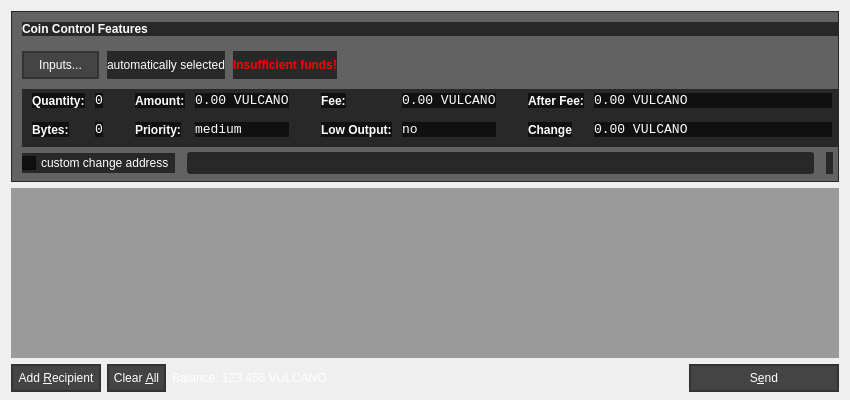
<?xml version="1.0" encoding="UTF-8"?>
<ui version="4.0">
 <class>SendCoinsDialog</class>
 <widget class="QDialog" name="SendCoinsDialog">
  <property name="geometry">
   <rect>
    <x>0</x>
    <y>0</y>
    <width>850</width>
    <height>400</height>
   </rect>
  </property>
  <property name="windowTitle">
   <string>Send Coins</string>
  </property>
  <property name="styleSheet">
   <string notr="true">QToolTip {color: white; border: 1px solid white; background-color: blue;}</string>
  </property>
  <layout class="QVBoxLayout" name="verticalLayout" stretch="0,1,0">
   <property name="bottomMargin">
    <number>8</number>
   </property>
   <item>
    <widget class="QFrame" name="frameCoinControl">
     <property name="sizePolicy">
      <sizepolicy hsizetype="Expanding" vsizetype="Expanding">
       <horstretch>0</horstretch>
       <verstretch>0</verstretch>
      </sizepolicy>
     </property>
     <property name="maximumSize">
      <size>
       <width>16777215</width>
       <height>16777215</height>
      </size>
     </property>
     <property name="styleSheet">
      <string notr="true">background: rgba(0, 0, 0, 150);</string>
     </property>
     <property name="frameShape">
      <enum>QFrame::StyledPanel</enum>
     </property>
     <property name="frameShadow">
      <enum>QFrame::Sunken</enum>
     </property>
     <layout class="QVBoxLayout" name="verticalLayoutCoinControl2">
      <property name="spacing">
       <number>7</number>
      </property>
      <property name="leftMargin">
       <number>0</number>
      </property>
      <property name="topMargin">
       <number>0</number>
      </property>
      <property name="rightMargin">
       <number>0</number>
      </property>
      <property name="bottomMargin">
       <number>6</number>
      </property>
      <item>
       <layout class="QVBoxLayout" name="verticalLayoutCoinControl" stretch="0,0,0,0,1">
        <property name="spacing">
         <number>0</number>
        </property>
        <property name="leftMargin">
         <number>10</number>
        </property>
        <property name="topMargin">
         <number>10</number>
        </property>
        <item>
         <layout class="QHBoxLayout" name="horizontalLayoutCoinControl1">
          <property name="bottomMargin">
           <number>15</number>
          </property>
          <item>
           <widget class="QLabel" name="labelCoinControlFeatures">
            <property name="sizePolicy">
             <sizepolicy hsizetype="Preferred" vsizetype="Maximum">
              <horstretch>0</horstretch>
              <verstretch>0</verstretch>
             </sizepolicy>
            </property>
            <property name="font">
             <font>
              <weight>75</weight>
              <bold>true</bold>
             </font>
            </property>
            <property name="styleSheet">
             <string notr="true">font-weight:bold; color: white;</string>
            </property>
            <property name="text">
             <string>Coin Control Features</string>
            </property>
           </widget>
          </item>
         </layout>
        </item>
        <item>
         <layout class="QHBoxLayout" name="horizontalLayoutCoinControl2" stretch="0,0,0,0">
          <property name="spacing">
           <number>8</number>
          </property>
          <property name="bottomMargin">
           <number>10</number>
          </property>
          <item>
           <widget class="QPushButton" name="pushButtonCoinControl">
            <property name="styleSheet">
             <string notr="true">color: white;background-color: #444444; border: 2px solid #333333; padding: 5px 15px 5px 15px;
</string>
            </property>
            <property name="text">
             <string>Inputs...</string>
            </property>
           </widget>
          </item>
          <item>
           <widget class="QLabel" name="labelCoinControlAutomaticallySelected">
            <property name="styleSheet">
             <string notr="true">color: white;</string>
            </property>
            <property name="text">
             <string>automatically selected</string>
            </property>
            <property name="margin">
             <number>5</number>
            </property>
           </widget>
          </item>
          <item>
           <widget class="QLabel" name="labelCoinControlInsuffFunds">
            <property name="font">
             <font>
              <weight>75</weight>
              <bold>true</bold>
             </font>
            </property>
            <property name="styleSheet">
             <string notr="true">color:red;font-weight:bold;</string>
            </property>
            <property name="text">
             <string>Insufficient funds!</string>
            </property>
            <property name="margin">
             <number>5</number>
            </property>
           </widget>
          </item>
          <item>
           <spacer name="horizontalSpacerCoinControl">
            <property name="orientation">
             <enum>Qt::Horizontal</enum>
            </property>
            <property name="sizeHint" stdset="0">
             <size>
              <width>40</width>
              <height>1</height>
             </size>
            </property>
           </spacer>
          </item>
         </layout>
        </item>
        <item>
         <widget class="QWidget" name="widgetCoinControl" native="true">
          <property name="sizePolicy">
           <sizepolicy hsizetype="Preferred" vsizetype="Preferred">
            <horstretch>0</horstretch>
            <verstretch>0</verstretch>
           </sizepolicy>
          </property>
          <property name="minimumSize">
           <size>
            <width>0</width>
            <height>0</height>
           </size>
          </property>
          <property name="styleSheet">
           <string notr="true"/>
          </property>
          <layout class="QHBoxLayout" name="horizontalLayoutCoinControl5">
           <property name="leftMargin">
            <number>0</number>
           </property>
           <property name="topMargin">
            <number>0</number>
           </property>
           <property name="rightMargin">
            <number>0</number>
           </property>
           <property name="bottomMargin">
            <number>0</number>
           </property>
           <item>
            <layout class="QHBoxLayout" name="horizontalLayoutCoinControl3" stretch="0,0,0,1">
             <property name="spacing">
              <number>20</number>
             </property>
             <property name="topMargin">
              <number>0</number>
             </property>
             <property name="bottomMargin">
              <number>10</number>
             </property>
             <item>
              <layout class="QFormLayout" name="formLayoutCoinControl1">
               <property name="horizontalSpacing">
                <number>10</number>
               </property>
               <property name="verticalSpacing">
                <number>14</number>
               </property>
               <property name="leftMargin">
                <number>10</number>
               </property>
               <property name="topMargin">
                <number>4</number>
               </property>
               <property name="rightMargin">
                <number>6</number>
               </property>
               <item row="0" column="0">
                <widget class="QLabel" name="labelCoinControlQuantityText">
                 <property name="styleSheet">
                  <string notr="true">font-weight:bold; color: white;</string>
                 </property>
                 <property name="text">
                  <string>Quantity:</string>
                 </property>
                 <property name="margin">
                  <number>0</number>
                 </property>
                </widget>
               </item>
               <item row="0" column="1">
                <widget class="QLabel" name="labelCoinControlQuantity">
                 <property name="font">
                  <font>
                   <family>Monospace</family>
                   <pointsize>10</pointsize>
                  </font>
                 </property>
                 <property name="cursor">
                  <cursorShape>IBeamCursor</cursorShape>
                 </property>
                 <property name="contextMenuPolicy">
                  <enum>Qt::ActionsContextMenu</enum>
                 </property>
                 <property name="styleSheet">
                  <string notr="true">color: white;</string>
                 </property>
                 <property name="text">
                  <string>0</string>
                 </property>
                 <property name="margin">
                  <number>0</number>
                 </property>
                 <property name="textInteractionFlags">
                  <set>Qt::LinksAccessibleByMouse|Qt::TextSelectableByKeyboard|Qt::TextSelectableByMouse</set>
                 </property>
                </widget>
               </item>
               <item row="1" column="0">
                <widget class="QLabel" name="labelCoinControlBytesText">
                 <property name="styleSheet">
                  <string notr="true">font-weight:bold; color: white;</string>
                 </property>
                 <property name="text">
                  <string>Bytes:</string>
                 </property>
                </widget>
               </item>
               <item row="1" column="1">
                <widget class="QLabel" name="labelCoinControlBytes">
                 <property name="font">
                  <font>
                   <family>Monospace</family>
                   <pointsize>10</pointsize>
                  </font>
                 </property>
                 <property name="cursor">
                  <cursorShape>IBeamCursor</cursorShape>
                 </property>
                 <property name="contextMenuPolicy">
                  <enum>Qt::ActionsContextMenu</enum>
                 </property>
                 <property name="styleSheet">
                  <string notr="true">color: white;</string>
                 </property>
                 <property name="text">
                  <string>0</string>
                 </property>
                 <property name="textInteractionFlags">
                  <set>Qt::LinksAccessibleByMouse|Qt::TextSelectableByKeyboard|Qt::TextSelectableByMouse</set>
                 </property>
                </widget>
               </item>
              </layout>
             </item>
             <item>
              <layout class="QFormLayout" name="formLayoutCoinControl2">
               <property name="horizontalSpacing">
                <number>10</number>
               </property>
               <property name="verticalSpacing">
                <number>14</number>
               </property>
               <property name="leftMargin">
                <number>6</number>
               </property>
               <property name="topMargin">
                <number>4</number>
               </property>
               <property name="rightMargin">
                <number>6</number>
               </property>
               <item row="0" column="0">
                <widget class="QLabel" name="labelCoinControlAmountText">
                 <property name="styleSheet">
                  <string notr="true">color: white;font-weight:bold;</string>
                 </property>
                 <property name="text">
                  <string>Amount:</string>
                 </property>
                 <property name="margin">
                  <number>0</number>
                 </property>
                </widget>
               </item>
               <item row="0" column="1">
                <widget class="QLabel" name="labelCoinControlAmount">
                 <property name="font">
                  <font>
                   <family>Monospace</family>
                   <pointsize>10</pointsize>
                  </font>
                 </property>
                 <property name="cursor">
                  <cursorShape>IBeamCursor</cursorShape>
                 </property>
                 <property name="contextMenuPolicy">
                  <enum>Qt::ActionsContextMenu</enum>
                 </property>
                 <property name="styleSheet">
                  <string notr="true">color: white;</string>
                 </property>
                 <property name="text">
                  <string>0.00 VULCANO</string>
                 </property>
                 <property name="textInteractionFlags">
                  <set>Qt::LinksAccessibleByMouse|Qt::TextSelectableByKeyboard|Qt::TextSelectableByMouse</set>
                 </property>
                </widget>
               </item>
               <item row="1" column="0">
                <widget class="QLabel" name="labelCoinControlPriorityText">
                 <property name="styleSheet">
                  <string notr="true">color: white;font-weight:bold;</string>
                 </property>
                 <property name="text">
                  <string>Priority:</string>
                 </property>
                </widget>
               </item>
               <item row="1" column="1">
                <widget class="QLabel" name="labelCoinControlPriority">
                 <property name="font">
                  <font>
                   <family>Monospace</family>
                   <pointsize>10</pointsize>
                  </font>
                 </property>
                 <property name="cursor">
                  <cursorShape>IBeamCursor</cursorShape>
                 </property>
                 <property name="contextMenuPolicy">
                  <enum>Qt::ActionsContextMenu</enum>
                 </property>
                 <property name="styleSheet">
                  <string notr="true">color: white;</string>
                 </property>
                 <property name="text">
                  <string>medium</string>
                 </property>
                 <property name="textInteractionFlags">
                  <set>Qt::LinksAccessibleByMouse|Qt::TextSelectableByKeyboard|Qt::TextSelectableByMouse</set>
                 </property>
                </widget>
               </item>
              </layout>
             </item>
             <item>
              <layout class="QFormLayout" name="formLayoutCoinControl3">
               <property name="horizontalSpacing">
                <number>10</number>
               </property>
               <property name="verticalSpacing">
                <number>14</number>
               </property>
               <property name="leftMargin">
                <number>6</number>
               </property>
               <property name="topMargin">
                <number>4</number>
               </property>
               <property name="rightMargin">
                <number>6</number>
               </property>
               <item row="0" column="0">
                <widget class="QLabel" name="labelCoinControlFeeText">
                 <property name="styleSheet">
                  <string notr="true">color: white;font-weight:bold;</string>
                 </property>
                 <property name="text">
                  <string>Fee:</string>
                 </property>
                 <property name="margin">
                  <number>0</number>
                 </property>
                </widget>
               </item>
               <item row="0" column="1">
                <widget class="QLabel" name="labelCoinControlFee">
                 <property name="font">
                  <font>
                   <family>Monospace</family>
                   <pointsize>10</pointsize>
                  </font>
                 </property>
                 <property name="cursor">
                  <cursorShape>IBeamCursor</cursorShape>
                 </property>
                 <property name="contextMenuPolicy">
                  <enum>Qt::ActionsContextMenu</enum>
                 </property>
                 <property name="styleSheet">
                  <string notr="true">color: white;</string>
                 </property>
                 <property name="text">
                  <string>0.00 VULCANO</string>
                 </property>
                 <property name="textInteractionFlags">
                  <set>Qt::LinksAccessibleByMouse|Qt::TextSelectableByKeyboard|Qt::TextSelectableByMouse</set>
                 </property>
                </widget>
               </item>
               <item row="1" column="0">
                <widget class="QLabel" name="labelCoinControlLowOutputText">
                 <property name="styleSheet">
                  <string notr="true">color: white;font-weight:bold;</string>
                 </property>
                 <property name="text">
                  <string>Low Output:</string>
                 </property>
                </widget>
               </item>
               <item row="1" column="1">
                <widget class="QLabel" name="labelCoinControlLowOutput">
                 <property name="font">
                  <font>
                   <family>Monospace</family>
                   <pointsize>10</pointsize>
                  </font>
                 </property>
                 <property name="cursor">
                  <cursorShape>IBeamCursor</cursorShape>
                 </property>
                 <property name="contextMenuPolicy">
                  <enum>Qt::ActionsContextMenu</enum>
                 </property>
                 <property name="styleSheet">
                  <string notr="true">color: white;</string>
                 </property>
                 <property name="text">
                  <string>no</string>
                 </property>
                 <property name="textInteractionFlags">
                  <set>Qt::LinksAccessibleByMouse|Qt::TextSelectableByKeyboard|Qt::TextSelectableByMouse</set>
                 </property>
                </widget>
               </item>
              </layout>
             </item>
             <item>
              <layout class="QFormLayout" name="formLayoutCoinControl4">
               <property name="horizontalSpacing">
                <number>10</number>
               </property>
               <property name="verticalSpacing">
                <number>14</number>
               </property>
               <property name="leftMargin">
                <number>6</number>
               </property>
               <property name="topMargin">
                <number>4</number>
               </property>
               <property name="rightMargin">
                <number>6</number>
               </property>
               <item row="0" column="0">
                <widget class="QLabel" name="labelCoinControlAfterFeeText">
                 <property name="styleSheet">
                  <string notr="true">color: white;font-weight:bold;</string>
                 </property>
                 <property name="text">
                  <string>After Fee:</string>
                 </property>
                 <property name="margin">
                  <number>0</number>
                 </property>
                </widget>
               </item>
               <item row="0" column="1">
                <widget class="QLabel" name="labelCoinControlAfterFee">
                 <property name="font">
                  <font>
                   <family>Monospace</family>
                   <pointsize>10</pointsize>
                  </font>
                 </property>
                 <property name="cursor">
                  <cursorShape>IBeamCursor</cursorShape>
                 </property>
                 <property name="contextMenuPolicy">
                  <enum>Qt::ActionsContextMenu</enum>
                 </property>
                 <property name="styleSheet">
                  <string notr="true">color: white;</string>
                 </property>
                 <property name="text">
                  <string>0.00 VULCANO</string>
                 </property>
                 <property name="textInteractionFlags">
                  <set>Qt::LinksAccessibleByMouse|Qt::TextSelectableByKeyboard|Qt::TextSelectableByMouse</set>
                 </property>
                </widget>
               </item>
               <item row="1" column="0">
                <widget class="QLabel" name="labelCoinControlChangeText">
                 <property name="styleSheet">
                  <string notr="true">color: white;font-weight:bold;</string>
                 </property>
                 <property name="text">
                  <string>Change</string>
                 </property>
                </widget>
               </item>
               <item row="1" column="1">
                <widget class="QLabel" name="labelCoinControlChange">
                 <property name="font">
                  <font>
                   <family>Monospace</family>
                   <pointsize>10</pointsize>
                  </font>
                 </property>
                 <property name="cursor">
                  <cursorShape>IBeamCursor</cursorShape>
                 </property>
                 <property name="contextMenuPolicy">
                  <enum>Qt::ActionsContextMenu</enum>
                 </property>
                 <property name="styleSheet">
                  <string notr="true">color: white;</string>
                 </property>
                 <property name="text">
                  <string>0.00 VULCANO</string>
                 </property>
                 <property name="textInteractionFlags">
                  <set>Qt::LinksAccessibleByMouse|Qt::TextSelectableByKeyboard|Qt::TextSelectableByMouse</set>
                 </property>
                </widget>
               </item>
              </layout>
             </item>
            </layout>
           </item>
          </layout>
         </widget>
        </item>
        <item>
         <layout class="QHBoxLayout" name="horizontalLayoutCoinControl4" stretch="0,0,0">
          <property name="spacing">
           <number>12</number>
          </property>
          <property name="sizeConstraint">
           <enum>QLayout::SetDefaultConstraint</enum>
          </property>
          <property name="topMargin">
           <number>5</number>
          </property>
          <property name="rightMargin">
           <number>5</number>
          </property>
          <item>
           <widget class="QCheckBox" name="checkBoxCoinControlChange">
            <property name="styleSheet">
             <string notr="true">color: white;</string>
            </property>
            <property name="text">
             <string>custom change address</string>
            </property>
           </widget>
          </item>
          <item>
           <widget class="QLineEdit" name="lineEditCoinControlChange">
            <property name="enabled">
             <bool>false</bool>
            </property>
            <property name="sizePolicy">
             <sizepolicy hsizetype="Expanding" vsizetype="Fixed">
              <horstretch>0</horstretch>
              <verstretch>0</verstretch>
             </sizepolicy>
            </property>
            <property name="styleSheet">
             <string notr="true">color: white;</string>
            </property>
           </widget>
          </item>
          <item>
           <widget class="QLabel" name="labelCoinControlChangeLabel">
            <property name="sizePolicy">
             <sizepolicy hsizetype="Preferred" vsizetype="Expanding">
              <horstretch>0</horstretch>
              <verstretch>0</verstretch>
             </sizepolicy>
            </property>
            <property name="minimumSize">
             <size>
              <width>0</width>
              <height>0</height>
             </size>
            </property>
            <property name="text">
             <string/>
            </property>
            <property name="margin">
             <number>3</number>
            </property>
           </widget>
          </item>
         </layout>
        </item>
        <item>
         <spacer name="verticalSpacerCoinControl">
          <property name="orientation">
           <enum>Qt::Vertical</enum>
          </property>
          <property name="sizeHint" stdset="0">
           <size>
            <width>800</width>
            <height>1</height>
           </size>
          </property>
         </spacer>
        </item>
       </layout>
      </item>
     </layout>
    </widget>
   </item>
   <item>
    <widget class="QScrollArea" name="scrollArea">
     <property name="styleSheet">
      <string notr="true">background: rgba(0, 0, 0, 50)</string>
     </property>
     <property name="widgetResizable">
      <bool>true</bool>
     </property>
     <widget class="QWidget" name="scrollAreaWidgetContents">
      <property name="geometry">
       <rect>
        <x>0</x>
        <y>0</y>
        <width>826</width>
        <height>136</height>
       </rect>
      </property>
      <layout class="QVBoxLayout" name="verticalLayout_2">
       <property name="leftMargin">
        <number>0</number>
       </property>
       <property name="topMargin">
        <number>0</number>
       </property>
       <property name="rightMargin">
        <number>0</number>
       </property>
       <property name="bottomMargin">
        <number>0</number>
       </property>
       <item>
        <layout class="QVBoxLayout" name="entries">
         <property name="spacing">
          <number>6</number>
         </property>
        </layout>
       </item>
       <item>
        <spacer name="verticalSpacer">
         <property name="orientation">
          <enum>Qt::Vertical</enum>
         </property>
         <property name="sizeHint" stdset="0">
          <size>
           <width>20</width>
           <height>40</height>
          </size>
         </property>
        </spacer>
       </item>
      </layout>
     </widget>
    </widget>
   </item>
   <item>
    <layout class="QHBoxLayout" name="horizontalLayout">
     <item>
      <widget class="QPushButton" name="addButton">
       <property name="toolTip">
        <string>Send to multiple recipients at once</string>
       </property>
       <property name="styleSheet">
        <string notr="true">color: white;background-color: #444444; border: 2px solid #333333; padding: 5px;
</string>
       </property>
       <property name="text">
        <string>Add &amp;Recipient</string>
       </property>
       <property name="icon">
        <iconset resource="../bitcoin.qrc">
         <normaloff>:/icons/add</normaloff>:/icons/add</iconset>
       </property>
       <property name="autoDefault">
        <bool>false</bool>
       </property>
      </widget>
     </item>
     <item>
      <widget class="QPushButton" name="clearButton">
       <property name="sizePolicy">
        <sizepolicy hsizetype="Minimum" vsizetype="Fixed">
         <horstretch>0</horstretch>
         <verstretch>0</verstretch>
        </sizepolicy>
       </property>
       <property name="toolTip">
        <string>Remove all transaction fields</string>
       </property>
       <property name="styleSheet">
        <string notr="true">color: white;background-color: #444444; border: 2px solid #333333; padding: 5px;
</string>
       </property>
       <property name="text">
        <string>Clear &amp;All</string>
       </property>
       <property name="icon">
        <iconset resource="../bitcoin.qrc">
         <normaloff>:/icons/remove</normaloff>:/icons/remove</iconset>
       </property>
       <property name="autoRepeatDelay">
        <number>300</number>
       </property>
       <property name="autoDefault">
        <bool>false</bool>
       </property>
      </widget>
     </item>
     <item>
      <layout class="QHBoxLayout" name="horizontalLayout_2">
       <property name="spacing">
        <number>3</number>
       </property>
       <item>
        <widget class="QLabel" name="label">
         <property name="sizePolicy">
          <sizepolicy hsizetype="Preferred" vsizetype="Fixed">
           <horstretch>0</horstretch>
           <verstretch>0</verstretch>
          </sizepolicy>
         </property>
         <property name="styleSheet">
          <string notr="true">color: white;</string>
         </property>
         <property name="text">
          <string>Balance:</string>
         </property>
        </widget>
       </item>
       <item>
        <widget class="QLabel" name="labelBalance">
         <property name="sizePolicy">
          <sizepolicy hsizetype="Preferred" vsizetype="Fixed">
           <horstretch>0</horstretch>
           <verstretch>0</verstretch>
          </sizepolicy>
         </property>
         <property name="cursor">
          <cursorShape>IBeamCursor</cursorShape>
         </property>
         <property name="styleSheet">
          <string notr="true">color: white;</string>
         </property>
         <property name="text">
          <string>123.456 VULCANO</string>
         </property>
         <property name="textInteractionFlags">
          <set>Qt::LinksAccessibleByMouse|Qt::TextSelectableByKeyboard|Qt::TextSelectableByMouse</set>
         </property>
        </widget>
       </item>
      </layout>
     </item>
     <item>
      <spacer name="horizontalSpacer">
       <property name="orientation">
        <enum>Qt::Horizontal</enum>
       </property>
       <property name="sizeHint" stdset="0">
        <size>
         <width>40</width>
         <height>20</height>
        </size>
       </property>
      </spacer>
     </item>
     <item>
      <widget class="QPushButton" name="sendButton">
       <property name="minimumSize">
        <size>
         <width>150</width>
         <height>0</height>
        </size>
       </property>
       <property name="toolTip">
        <string>Confirm the send action</string>
       </property>
       <property name="styleSheet">
        <string notr="true">color: white;background-color: #444444; border: 2px solid #333333; padding: 5px;
</string>
       </property>
       <property name="text">
        <string>S&amp;end</string>
       </property>
       <property name="icon">
        <iconset resource="../bitcoin.qrc">
         <normaloff>:/icons/send</normaloff>:/icons/send</iconset>
       </property>
       <property name="default">
        <bool>true</bool>
       </property>
      </widget>
     </item>
    </layout>
   </item>
  </layout>
 </widget>
 <resources>
  <include location="../bitcoin.qrc"/>
 </resources>
 <connections/>
</ui>
